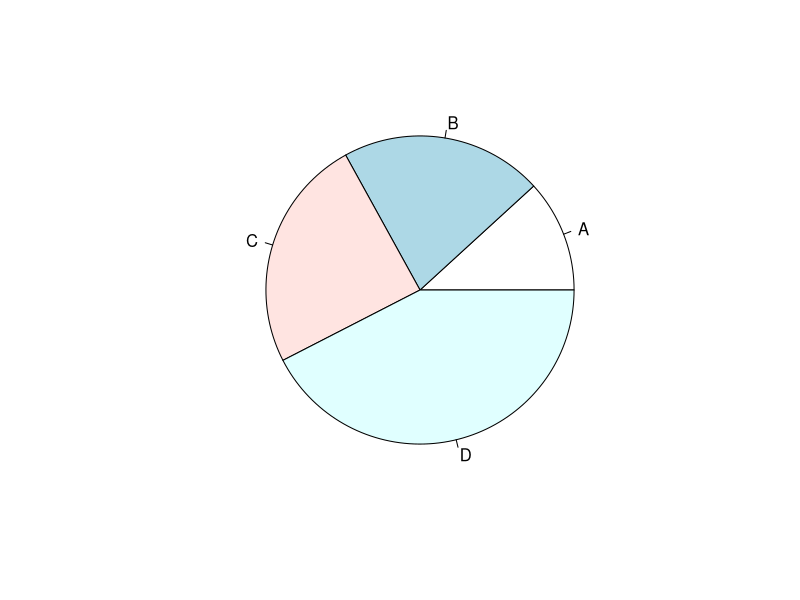
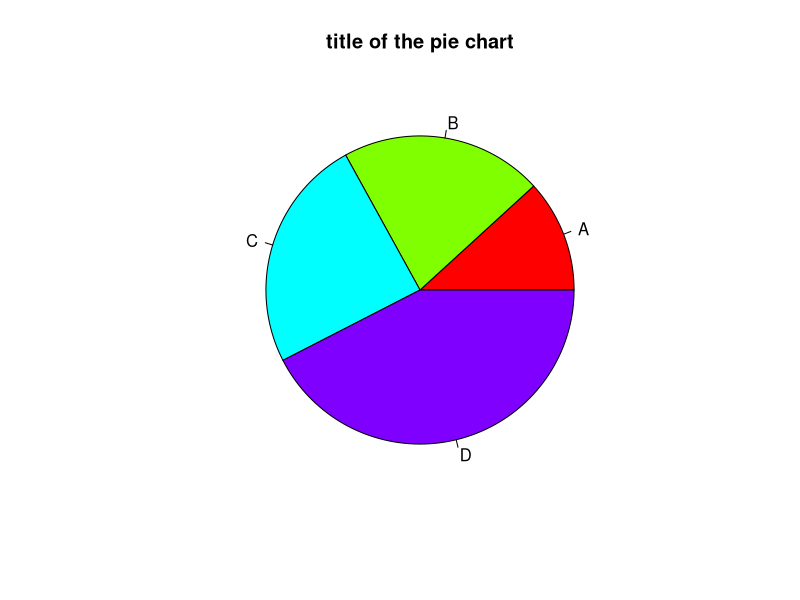
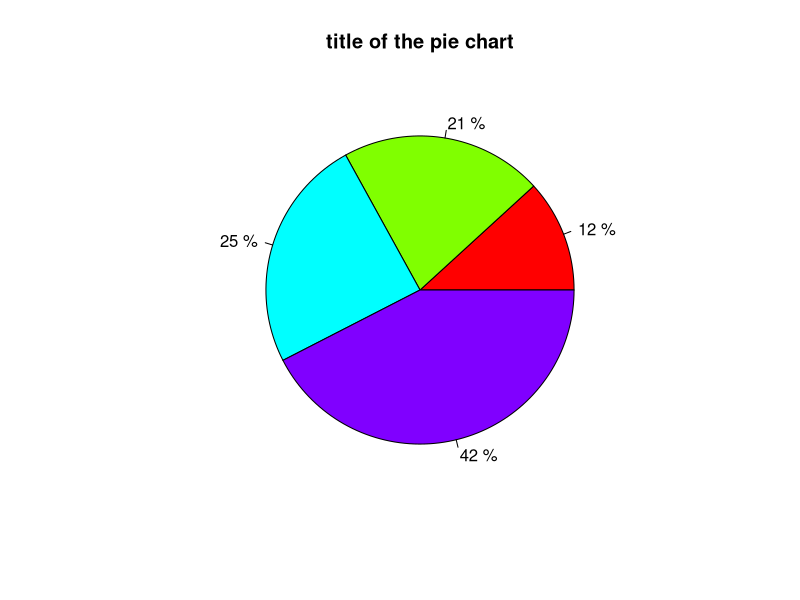
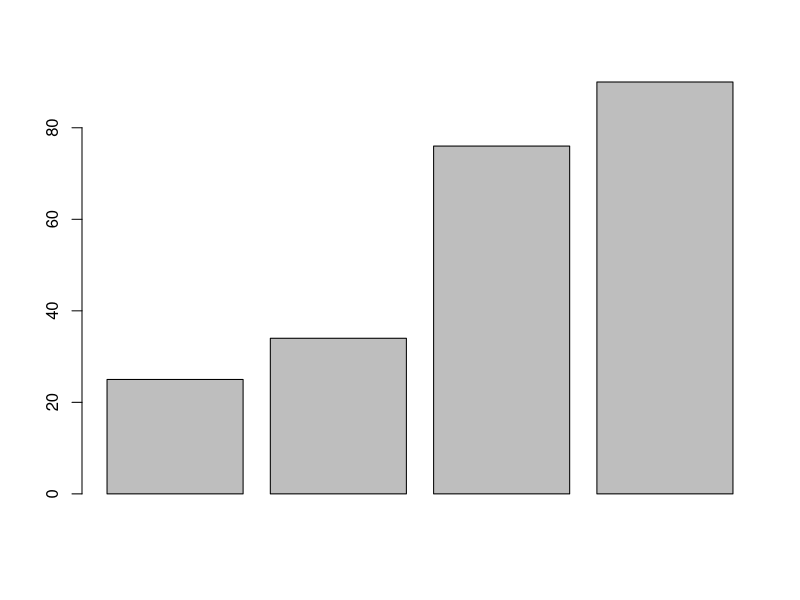
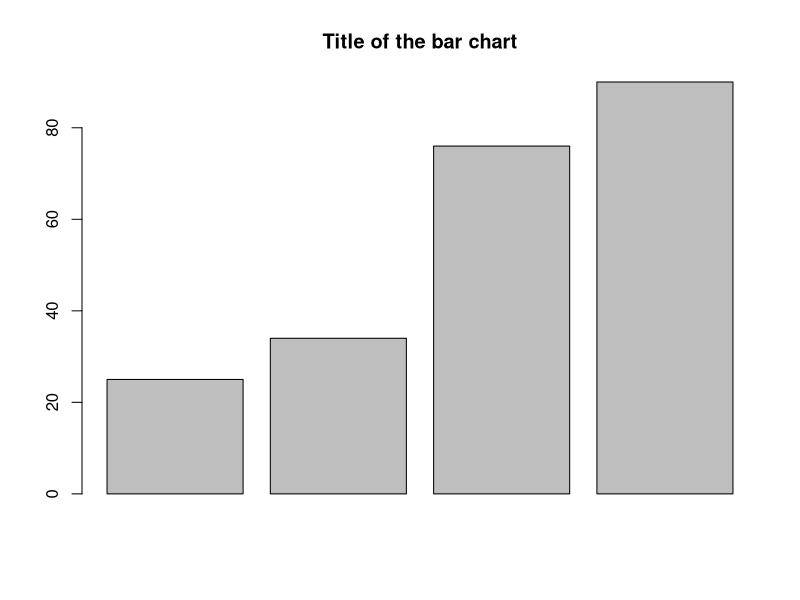
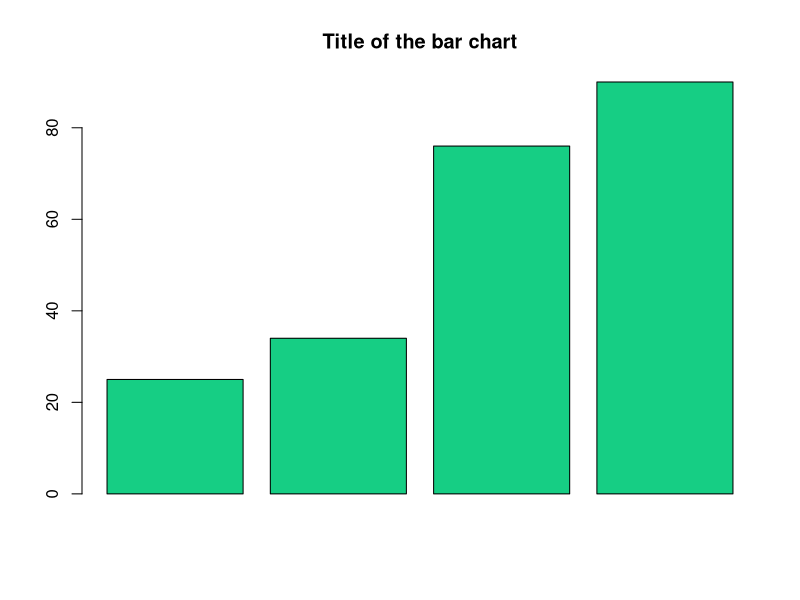
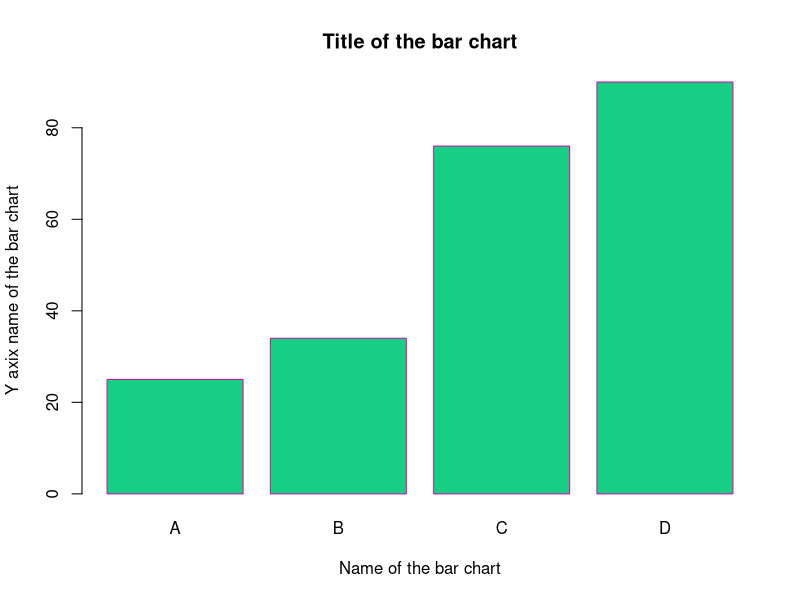
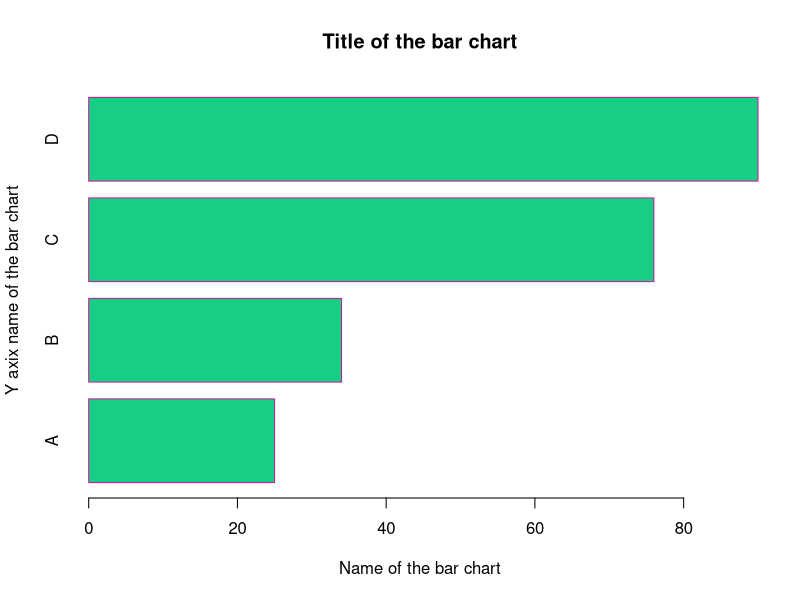

Recreate these plots in R, in order.
A <- 20

A
w = 45
e= 67.5
s= "Amal"
r= TRUE

class(w)
class(e)
class(s)
class(r)

#Vectors
#One_Dimensional_Array
vec_num1 = c(1:5)
vec_num2 = c(20,10,30,25,40)
vec_num3 = c(1:9)

vec_num4 = c(2,2,2)
vec_num5 = c(2,4,6)

vec_num1
vec_num2
vec_num3

#Vector Arithmetic
vec_num1+vec_num2
vec_num1-vec_num2
vec_num1*vec_num2
vec_num1/vec_num2
vec_num5^vec_num4

#Matrix
# 2 Dimension Arrays
z = c(1:6)
u = c(4,5,6,7,8,1)
mat_A = matrix(data=z, nrow = 3, ncol= 2, byrow = "False")

mat_A
mat_B = matrix(data=u, nrow = 3, ncol= 2, byrow = "True")

mat_B

#Addition
add_AB = mat_A+mat_B
add_AB

#Subtraction
sub_AB = mat_A-mat_B
sub_AB

#Division
dev_AB = mat_A/mat_B
dev_AB 

#Multiplication
mul_AB = mat_A*mat_B
mul_AB 

#Data Frames
a = c(10,20,30,40)
b = c(1,4)
c = c('M','I','S','O')

df_MY = data.frame(a,b,c)
names(df_MY) = c('ID','VALUES','NAMES')
df_MY

#PIE Chart
x=c(25,45,52,90)
y=c("A","B","C","D")

pie(x,y)

#advance Pie
pie(x,y, main = "title of the pie chart", col = rainbow(4))

#percentage cal
r = round(x/sum(x)*100)
r

new_label =paste(r,"%")
new_label

pie(x,new_label, main = "title of the pie chart", col = rainbow(4))

#Bar_Charts
bar = c(25,34,76,90)

barplot(bar)

barplot(bar, mai="Title of the bar chart")

barplot(bar, mai="Title of the bar chart",col ='#16CE84')

barplot(bar, mai="Title of the bar chart",col ='#16CE84',
        border ='#CE169E', names.arg = c("A","B","C","D"),
        xlab = "Name of the bar chart", ylab = "Y axix name of the bar chart")

barplot(bar, mai="Title of the bar chart",col ='#16CE84',
        border ='#CE169E', names.arg = c("A","B","C","D"),
        xlab = "Name of the bar chart", ylab = "Y axix name of the bar chart",
        horiz =TRUE )
                                         
        
#Read_dataset
getwd()

Student_data = read.csv('stu.csv',header = TRUE, sep=",")
Student_data

#Central Tendency
#measyres of location
# 1) Mean (add all values and divide by how many values there are)
#ex 6,7,8
#Mean = (6+7+8)/3 = 7
mean(Student_data$Marks)

# 2) Median (put numbers in order and pick the middle one)
median(Student_data$Marks)

# 3) Mode(Most repeated value)
#Find the mode
mode_function <-function(x){
  ux <- unique(x)
  ux[which.max(tabulate(match(x,ux)))]
}

mode_function(Student_data$Marks)

#measures of Dispersion(Range,Variance,standard Deviation,
#IQR,Box plots)
#means how spread out the data is (Measure data variable)
getwd()

Student_data = read.csv('stu.csv',header = TRUE, sep=",")
Student_data

#Calculate Range
range_marks <- max(Student_data$Marks) - min(Student_data$Marks)
range_marks

#Calculate IQR Interquartile Range
iqr_marks <- IQR(Student_data$Marks)
iqr_marks

#variance and standard Deviation
var_marks <- var(Student_data$Marks)
var_marks

sd_marks <- sd(Student_data$Marks)
sd_marks

#Box plot
boxplot(Student_data$Marks, main="Boxplot od Student marks",
        ylab = "Marks",
        col = "orange",
        border = "brown",
        notch = TRUE)

# Add mean line
abline(h = mean(Student_data$Marks),
       col = "red",
       lwd = 2,
       lty = 2)

# Add text lable for mean
text(
  x = 1.3,
  y = mean(Student_data$Marks),
  labels = paste("Mean =", round(mean(Student_data$Marks), 2)),
  col = "red"
)

# Get the dataset path
getwd()

Student_data = read.csv('stu.csv', header = TRUE, sep=",")
Student_data

# Anova Test
result <- aov(Marks~ Gender, data = Student_data)
summary(result)

#           Df Sum Sq Mean Sq F value Pr(>F)
#Gender       1    144   144.1   0.429  0.514
#Residuals   98  32936   336.1               

#if Pr(>F) < 0.05 ==> Statically Significant
#the average marks between Males and Females are Significantly different.

#if Pr (>5) >- 0.05 =→> Not Statically Significant
#There is no strong evidence to say marks are different based on gender

#Frequency Distribution and Interval and midpoint
#1 create class intervals
breaks <- seq(0, 100, by =10) #creates ex :- 0-10, 10-20

#2 cut marks into Intervals
Student_data$Interval <- cut(Student_data$Marks, breaks, right= FALSE)

#3 Frequency table
freq_table <- table(Student_data$Interval)
freq_table

#Midpoint
midpoints <- (head(breaks, -1) + tail(breaks, -1))/2
midpoints

#Create a Midpoint
barplot(freq_table,
        main = "Histigram of Marks",
        xlab = "Marks Range",
        ylab = "Number of students",
        col = "lightblue",
        border = "black")

#Frequency polygon (Midpoint & Lines)
#midpoints
midpoints <- (head(breaks, -1) + tail(breaks, -1))/2

#convert frequency table to numaric vectors
freq_values <- as.numeric(freq_table)

#plot frequency polygen
plot(midpoints, freq_values, type = "o",
     main = "Frequency polygon",
     xlab = "Midpoint of marks range",
     ylab = "Number of students",
     col = "blue",
     pch = 16)

# Bell Curve

# 1 Load data
Student_data <- read.csv("stu.csv", header = TRUE, sep = ",")

# 2 Calculate Mean and Standard Deviation
mean_marks <- mean(Student_data$Marks)
sd_marks <- sd(Student_data$Marks)

# 3 Create Histogram using Density Scale
hist(Student_data$Marks,
     probability = TRUE,
     main = "Histogram with Bell Curve",
     xlab = "Marks",
     ylab = "Density",
     col = "lightblue",
     border = "black")

# 4 Create a sequence of X values
x_values <- seq(min(Student_data$Marks),
                max(Student_data$Marks),
                length = 100)

# 5 Calculate the normal distribution Y values
y_values <- dnorm(x_values,
                  mean = mean_marks,
                  sd = sd_marks)

# 6 Plot the Bell Curve
plot(x_values, y_values,
     type = "l",
     lwd = 2,
     col = "red",
     main = "Bell Curve of Student Marks",
     xlab = "Marks",
     ylab = "Density")

#with package
install.packages("ggplot2")
library(ggplot2)





# 7 Display Mean and Standard Deviation
mean_marks
sd_marks

# 4 Add Bell Curve
curve(dnorm(x,
            mean = mean_marks,
            sd = sd_marks),
      col = "red",
      lwd = 3,
      add = TRUE)

# 5 Add Mean Line
abline(v = mean_marks,
       col = "darkgreen",
       lwd = 2,
       lty = 2)

# 6 Add Legend
legend("topright",
       legend = c("Bell Curve", "Mean"),
       col = c("red", "darkgreen"),
       lwd = c(3, 2),
       lty = c(1, 2))
